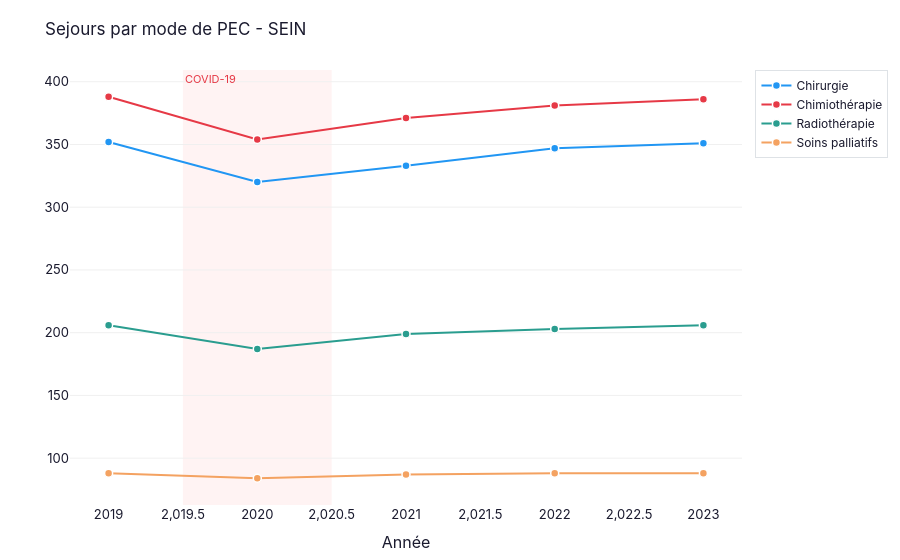

This figure's notebook cell:
### Code cell
melted = ent_app.melt(id_vars=['annee'], value_vars=list(TREATMENT_COLS.keys()),
                      var_name='type_sejour', value_name='nb_sejours')
melted['label'] = melted['type_sejour'].map(TREATMENT_COLS)
fig_sejours = line_evolution(melted, 'annee', 'nb_sejours', 'label',
                             f'Sejours par mode de PEC - {APPAREIL}',
                             entities=list(TREATMENT_COLS.values()))
fig_sejours.show()

### Figure 1 — Plotly figure (JSON) as saved in the notebook; plotly's stock layout.template omitted (floating-point values rounded to 4 significant figures)
{"data": [{"customdata": [null, "-9.1%", "+4.1%", "+4.2%", "+1.2%"], "hovertemplate": "<b>Chirurgie</b><br>%{y:,.0f}<br>Évol. N-1 : %{customdata}<extra></extra>", "line": {"color": "#2196F3", "dash": "solid", "width": 2}, "marker": {"color": "#2196F3", "line": {"color": "white", "width": 1.5}, "size": 8}, "mode": "lines+markers", "name": "Chirurgie", "type": "scatter", "x": [2019, 2020, 2021, 2022, 2023], "y": [352, 320, 333, 347, 351]}, {"customdata": [null, "-8.8%", "+4.8%", "+2.7%", "+1.3%"], "hovertemplate": "<b>Chimiothérapie</b><br>%{y:,.0f}<br>Évol. N-1 : %{customdata}<extra></extra>", "line": {"color": "#E63946", "dash": "solid", "width": 2}, "marker": {"color": "#E63946", "line": {"color": "white", "width": 1.5}, "size": 8}, "mode": "lines+markers", "name": "Chimiothérapie", "type": "scatter", "x": [2019, 2020, 2021, 2022, 2023], "y": [388, 354, 371, 381, 386]}, {"customdata": [null, "-9.2%", "+6.4%", "+2.0%", "+1.5%"], "hovertemplate": "<b>Radiothérapie</b><br>%{y:,.0f}<br>Évol. N-1 : %{customdata}<extra></extra>", "line": {"color": "#2A9D8F", "dash": "solid", "width": 2}, "marker": {"color": "#2A9D8F", "line": {"color": "white", "width": 1.5}, "size": 8}, "mode": "lines+markers", "name": "Radiothérapie", "type": "scatter", "x": [2019, 2020, 2021, 2022, 2023], "y": [206, 187, 199, 203, 206]}, {"customdata": [null, "-4.5%", "+3.6%", "+1.1%", "+0.0%"], "hovertemplate": "<b>Soins palliatifs</b><br>%{y:,.0f}<br>Évol. N-1 : %{customdata}<extra></extra>", "line": {"color": "#F4A261", "dash": "solid", "width": 2}, "marker": {"color": "#F4A261", "line": {"color": "white", "width": 1.5}, "size": 8}, "mode": "lines+markers", "name": "Soins palliatifs", "type": "scatter", "x": [2019, 2020, 2021, 2022, 2023], "y": [88, 84, 87, 88, 88]}], "layout": {"annotations": [{"font": {"color": "#E63946", "size": 11}, "showarrow": false, "text": "COVID-19", "x": 2020.0, "xanchor": "left", "xref": "x", "y": 1, "yanchor": "top", "yref": "y domain"}], "font": {"color": "#1A1A2E", "family": "Inter, Arial, sans-serif", "size": 13}, "hovermode": "x unified", "legend": {"bgcolor": "rgba(255,255,255,0.95)", "bordercolor": "#DEE2E6", "borderwidth": 1, "font": {"size": 12}}, "margin": {"b": 50, "l": 70, "r": 30, "t": 70}, "paper_bgcolor": "white", "plot_bgcolor": "white", "shapes": [{"fillcolor": "#FFE8E8", "layer": "below", "line": {"width": 0}, "opacity": 0.5, "type": "rect", "x0": 2020.0, "x1": 2020.0, "xref": "x", "y0": 0, "y1": 1, "yref": "y domain"}], "title": {"font": {"size": 17}, "text": "Sejours par mode de PEC - SEIN"}, "xaxis": {"showgrid": false, "title": {"text": "Année"}, "zeroline": false}, "yaxis": {"gridcolor": "#F0F0F0", "showgrid": true, "title": {"text": ""}, "zeroline": false}}}
